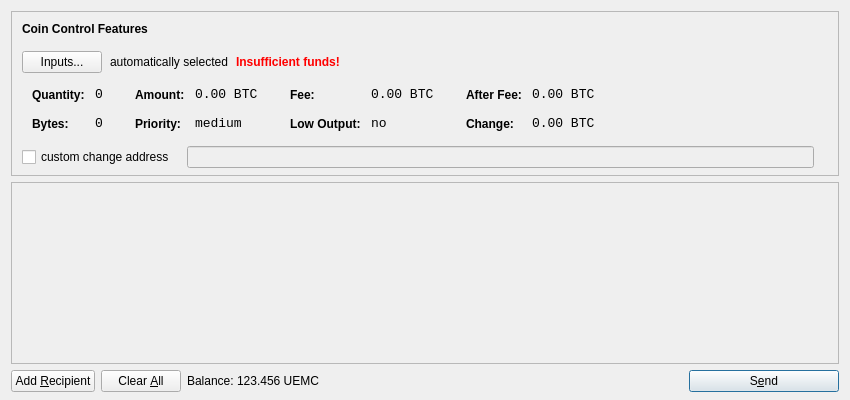
<?xml version="1.0" encoding="UTF-8"?>
<ui version="4.0">
 <class>SendCoinsDialog</class>
 <widget class="QDialog" name="SendCoinsDialog">
  <property name="geometry">
   <rect>
    <x>0</x>
    <y>0</y>
    <width>850</width>
    <height>400</height>
   </rect>
  </property>
  <property name="windowTitle">
   <string>Send Coins</string>
  </property>
  <layout class="QVBoxLayout" name="verticalLayout" stretch="0,1,0">
   <property name="bottomMargin">
    <number>8</number>
   </property>
   <item>
    <widget class="QFrame" name="frameCoinControl">
     <property name="sizePolicy">
      <sizepolicy hsizetype="Expanding" vsizetype="Expanding">
       <horstretch>0</horstretch>
       <verstretch>0</verstretch>
      </sizepolicy>
     </property>
     <property name="maximumSize">
      <size>
       <width>16777215</width>
       <height>16777215</height>
      </size>
     </property>
     <property name="frameShape">
      <enum>QFrame::StyledPanel</enum>
     </property>
     <property name="frameShadow">
      <enum>QFrame::Sunken</enum>
     </property>
     <layout class="QVBoxLayout" name="verticalLayoutCoinControl2">
      <property name="spacing">
       <number>-1</number>
      </property>
      <property name="leftMargin">
       <number>0</number>
      </property>
      <property name="topMargin">
       <number>0</number>
      </property>
      <property name="rightMargin">
       <number>0</number>
      </property>
      <property name="bottomMargin">
       <number>6</number>
      </property>
      <item>
       <layout class="QVBoxLayout" name="verticalLayoutCoinControl" stretch="0,0,0,0,1">
        <property name="spacing">
         <number>0</number>
        </property>
        <property name="leftMargin">
         <number>10</number>
        </property>
        <property name="topMargin">
         <number>10</number>
        </property>
        <item>
         <layout class="QHBoxLayout" name="horizontalLayoutCoinControl1">
          <property name="bottomMargin">
           <number>15</number>
          </property>
          <item>
           <widget class="QLabel" name="labelCoinControlFeatures">
            <property name="sizePolicy">
             <sizepolicy hsizetype="Preferred" vsizetype="Maximum">
              <horstretch>0</horstretch>
              <verstretch>0</verstretch>
             </sizepolicy>
            </property>
            <property name="font">
             <font>
              <weight>75</weight>
              <bold>true</bold>
             </font>
            </property>
            <property name="styleSheet">
             <string notr="true">font-weight:bold;</string>
            </property>
            <property name="text">
             <string>Coin Control Features</string>
            </property>
           </widget>
          </item>
         </layout>
        </item>
        <item>
         <layout class="QHBoxLayout" name="horizontalLayoutCoinControl2" stretch="0,0,0,0">
          <property name="spacing">
           <number>8</number>
          </property>
          <property name="bottomMargin">
           <number>10</number>
          </property>
          <item>
           <widget class="QPushButton" name="pushButtonCoinControl">
            <property name="styleSheet">
             <string notr="true"/>
            </property>
            <property name="text">
             <string>Inputs...</string>
            </property>
           </widget>
          </item>
          <item>
           <widget class="QLabel" name="labelCoinControlAutomaticallySelected">
            <property name="text">
             <string>automatically selected</string>
            </property>
            <property name="margin">
             <number>5</number>
            </property>
           </widget>
          </item>
          <item>
           <widget class="QLabel" name="labelCoinControlInsuffFunds">
            <property name="font">
             <font>
              <weight>75</weight>
              <bold>true</bold>
             </font>
            </property>
            <property name="styleSheet">
             <string notr="true">color:red;font-weight:bold;</string>
            </property>
            <property name="text">
             <string>Insufficient funds!</string>
            </property>
            <property name="margin">
             <number>5</number>
            </property>
           </widget>
          </item>
          <item>
           <spacer name="horizontalSpacerCoinControl">
            <property name="orientation">
             <enum>Qt::Horizontal</enum>
            </property>
            <property name="sizeHint" stdset="0">
             <size>
              <width>40</width>
              <height>1</height>
             </size>
            </property>
           </spacer>
          </item>
         </layout>
        </item>
        <item>
         <widget class="QWidget" name="widgetCoinControl" native="true">
          <property name="sizePolicy">
           <sizepolicy hsizetype="Preferred" vsizetype="Preferred">
            <horstretch>0</horstretch>
            <verstretch>0</verstretch>
           </sizepolicy>
          </property>
          <property name="minimumSize">
           <size>
            <width>0</width>
            <height>0</height>
           </size>
          </property>
          <property name="styleSheet">
           <string notr="true"/>
          </property>
          <layout class="QHBoxLayout" name="horizontalLayoutCoinControl5">
           <property name="margin">
            <number>0</number>
           </property>
           <item>
            <layout class="QHBoxLayout" name="horizontalLayoutCoinControl3" stretch="0,0,0,1">
             <property name="spacing">
              <number>20</number>
             </property>
             <property name="topMargin">
              <number>0</number>
             </property>
             <property name="bottomMargin">
              <number>10</number>
             </property>
             <item>
              <layout class="QFormLayout" name="formLayoutCoinControl1">
               <property name="horizontalSpacing">
                <number>10</number>
               </property>
               <property name="verticalSpacing">
                <number>14</number>
               </property>
               <property name="leftMargin">
                <number>10</number>
               </property>
               <property name="topMargin">
                <number>4</number>
               </property>
               <property name="rightMargin">
                <number>6</number>
               </property>
               <item row="0" column="0">
                <widget class="QLabel" name="labelCoinControlQuantityText">
                 <property name="styleSheet">
                  <string notr="true">font-weight:bold;</string>
                 </property>
                 <property name="text">
                  <string>Quantity:</string>
                 </property>
                 <property name="margin">
                  <number>0</number>
                 </property>
                </widget>
               </item>
               <item row="0" column="1">
                <widget class="QLabel" name="labelCoinControlQuantity">
                 <property name="font">
                  <font>
                   <family>Monospace</family>
                   <pointsize>10</pointsize>
                  </font>
                 </property>
                 <property name="cursor">
                  <cursorShape>IBeamCursor</cursorShape>
                 </property>
                 <property name="contextMenuPolicy">
                  <enum>Qt::ActionsContextMenu</enum>
                 </property>
                 <property name="text">
                  <string notr="true">0</string>
                 </property>
                 <property name="margin">
                  <number>0</number>
                 </property>
                 <property name="textInteractionFlags">
                  <set>Qt::LinksAccessibleByMouse|Qt::TextSelectableByKeyboard|Qt::TextSelectableByMouse</set>
                 </property>
                </widget>
               </item>
               <item row="1" column="0">
                <widget class="QLabel" name="labelCoinControlBytesText">
                 <property name="styleSheet">
                  <string notr="true">font-weight:bold;</string>
                 </property>
                 <property name="text">
                  <string>Bytes:</string>
                 </property>
                </widget>
               </item>
               <item row="1" column="1">
                <widget class="QLabel" name="labelCoinControlBytes">
                 <property name="font">
                  <font>
                   <family>Monospace</family>
                   <pointsize>10</pointsize>
                  </font>
                 </property>
                 <property name="cursor">
                  <cursorShape>IBeamCursor</cursorShape>
                 </property>
                 <property name="contextMenuPolicy">
                  <enum>Qt::ActionsContextMenu</enum>
                 </property>
                 <property name="text">
                  <string notr="true">0</string>
                 </property>
                 <property name="textInteractionFlags">
                  <set>Qt::LinksAccessibleByMouse|Qt::TextSelectableByKeyboard|Qt::TextSelectableByMouse</set>
                 </property>
                </widget>
               </item>
              </layout>
             </item>
             <item>
              <layout class="QFormLayout" name="formLayoutCoinControl2">
               <property name="horizontalSpacing">
                <number>10</number>
               </property>
               <property name="verticalSpacing">
                <number>14</number>
               </property>
               <property name="leftMargin">
                <number>6</number>
               </property>
               <property name="topMargin">
                <number>4</number>
               </property>
               <property name="rightMargin">
                <number>6</number>
               </property>
               <item row="0" column="0">
                <widget class="QLabel" name="labelCoinControlAmountText">
                 <property name="styleSheet">
                  <string notr="true">font-weight:bold;</string>
                 </property>
                 <property name="text">
                  <string>Amount:</string>
                 </property>
                 <property name="margin">
                  <number>0</number>
                 </property>
                </widget>
               </item>
               <item row="0" column="1">
                <widget class="QLabel" name="labelCoinControlAmount">
                 <property name="font">
                  <font>
                   <family>Monospace</family>
                   <pointsize>10</pointsize>
                  </font>
                 </property>
                 <property name="cursor">
                  <cursorShape>IBeamCursor</cursorShape>
                 </property>
                 <property name="contextMenuPolicy">
                  <enum>Qt::ActionsContextMenu</enum>
                 </property>
                 <property name="text">
                  <string notr="true">0.00 BTC</string>
                 </property>
                 <property name="textInteractionFlags">
                  <set>Qt::LinksAccessibleByMouse|Qt::TextSelectableByKeyboard|Qt::TextSelectableByMouse</set>
                 </property>
                </widget>
               </item>
               <item row="1" column="0">
                <widget class="QLabel" name="labelCoinControlPriorityText">
                 <property name="styleSheet">
                  <string notr="true">font-weight:bold;</string>
                 </property>
                 <property name="text">
                  <string>Priority:</string>
                 </property>
                </widget>
               </item>
               <item row="1" column="1">
                <widget class="QLabel" name="labelCoinControlPriority">
                 <property name="font">
                  <font>
                   <family>Monospace</family>
                   <pointsize>10</pointsize>
                  </font>
                 </property>
                 <property name="cursor">
                  <cursorShape>IBeamCursor</cursorShape>
                 </property>
                 <property name="contextMenuPolicy">
                  <enum>Qt::ActionsContextMenu</enum>
                 </property>
                 <property name="text">
                  <string>medium</string>
                 </property>
                 <property name="textInteractionFlags">
                  <set>Qt::LinksAccessibleByMouse|Qt::TextSelectableByKeyboard|Qt::TextSelectableByMouse</set>
                 </property>
                </widget>
               </item>
              </layout>
             </item>
             <item>
              <layout class="QFormLayout" name="formLayoutCoinControl3">
               <property name="horizontalSpacing">
                <number>10</number>
               </property>
               <property name="verticalSpacing">
                <number>14</number>
               </property>
               <property name="leftMargin">
                <number>6</number>
               </property>
               <property name="topMargin">
                <number>4</number>
               </property>
               <property name="rightMargin">
                <number>6</number>
               </property>
               <item row="0" column="0">
                <widget class="QLabel" name="labelCoinControlFeeText">
                 <property name="styleSheet">
                  <string notr="true">font-weight:bold;</string>
                 </property>
                 <property name="text">
                  <string>Fee:</string>
                 </property>
                 <property name="margin">
                  <number>0</number>
                 </property>
                </widget>
               </item>
               <item row="0" column="1">
                <widget class="QLabel" name="labelCoinControlFee">
                 <property name="font">
                  <font>
                   <family>Monospace</family>
                   <pointsize>10</pointsize>
                  </font>
                 </property>
                 <property name="cursor">
                  <cursorShape>IBeamCursor</cursorShape>
                 </property>
                 <property name="contextMenuPolicy">
                  <enum>Qt::ActionsContextMenu</enum>
                 </property>
                 <property name="text">
                  <string notr="true">0.00 BTC</string>
                 </property>
                 <property name="textInteractionFlags">
                  <set>Qt::LinksAccessibleByMouse|Qt::TextSelectableByKeyboard|Qt::TextSelectableByMouse</set>
                 </property>
                </widget>
               </item>
               <item row="1" column="0">
                <widget class="QLabel" name="labelCoinControlLowOutputText">
                 <property name="styleSheet">
                  <string notr="true">font-weight:bold;</string>
                 </property>
                 <property name="text">
                  <string>Low Output:</string>
                 </property>
                </widget>
               </item>
               <item row="1" column="1">
                <widget class="QLabel" name="labelCoinControlLowOutput">
                 <property name="font">
                  <font>
                   <family>Monospace</family>
                   <pointsize>10</pointsize>
                  </font>
                 </property>
                 <property name="cursor">
                  <cursorShape>IBeamCursor</cursorShape>
                 </property>
                 <property name="contextMenuPolicy">
                  <enum>Qt::ActionsContextMenu</enum>
                 </property>
                 <property name="text">
                  <string>no</string>
                 </property>
                 <property name="textInteractionFlags">
                  <set>Qt::LinksAccessibleByMouse|Qt::TextSelectableByKeyboard|Qt::TextSelectableByMouse</set>
                 </property>
                </widget>
               </item>
              </layout>
             </item>
             <item>
              <layout class="QFormLayout" name="formLayoutCoinControl4">
               <property name="horizontalSpacing">
                <number>10</number>
               </property>
               <property name="verticalSpacing">
                <number>14</number>
               </property>
               <property name="leftMargin">
                <number>6</number>
               </property>
               <property name="topMargin">
                <number>4</number>
               </property>
               <property name="rightMargin">
                <number>6</number>
               </property>
               <item row="0" column="0">
                <widget class="QLabel" name="labelCoinControlAfterFeeText">
                 <property name="styleSheet">
                  <string notr="true">font-weight:bold;</string>
                 </property>
                 <property name="text">
                  <string>After Fee:</string>
                 </property>
                 <property name="margin">
                  <number>0</number>
                 </property>
                </widget>
               </item>
               <item row="0" column="1">
                <widget class="QLabel" name="labelCoinControlAfterFee">
                 <property name="font">
                  <font>
                   <family>Monospace</family>
                   <pointsize>10</pointsize>
                  </font>
                 </property>
                 <property name="cursor">
                  <cursorShape>IBeamCursor</cursorShape>
                 </property>
                 <property name="contextMenuPolicy">
                  <enum>Qt::ActionsContextMenu</enum>
                 </property>
                 <property name="text">
                  <string notr="true">0.00 BTC</string>
                 </property>
                 <property name="textInteractionFlags">
                  <set>Qt::LinksAccessibleByMouse|Qt::TextSelectableByKeyboard|Qt::TextSelectableByMouse</set>
                 </property>
                </widget>
               </item>
               <item row="1" column="0">
                <widget class="QLabel" name="labelCoinControlChangeText">
                 <property name="styleSheet">
                  <string notr="true">font-weight:bold;</string>
                 </property>
                 <property name="text">
                  <string>Change:</string>
                 </property>
                </widget>
               </item>
               <item row="1" column="1">
                <widget class="QLabel" name="labelCoinControlChange">
                 <property name="font">
                  <font>
                   <family>Monospace</family>
                   <pointsize>10</pointsize>
                  </font>
                 </property>
                 <property name="cursor">
                  <cursorShape>IBeamCursor</cursorShape>
                 </property>
                 <property name="contextMenuPolicy">
                  <enum>Qt::ActionsContextMenu</enum>
                 </property>
                 <property name="text">
                  <string notr="true">0.00 BTC</string>
                 </property>
                 <property name="textInteractionFlags">
                  <set>Qt::LinksAccessibleByMouse|Qt::TextSelectableByKeyboard|Qt::TextSelectableByMouse</set>
                 </property>
                </widget>
               </item>
              </layout>
             </item>
            </layout>
           </item>
          </layout>
         </widget>
        </item>
        <item>
         <layout class="QHBoxLayout" name="horizontalLayoutCoinControl4" stretch="0,0,0">
          <property name="spacing">
           <number>12</number>
          </property>
          <property name="sizeConstraint">
           <enum>QLayout::SetDefaultConstraint</enum>
          </property>
          <property name="topMargin">
           <number>5</number>
          </property>
          <property name="rightMargin">
           <number>5</number>
          </property>
          <item>
           <widget class="QCheckBox" name="checkBoxCoinControlChange">
            <property name="text">
             <string>custom change address</string>
            </property>
           </widget>
          </item>
          <item>
           <widget class="QLineEdit" name="lineEditCoinControlChange">
            <property name="enabled">
             <bool>false</bool>
            </property>
            <property name="sizePolicy">
             <sizepolicy hsizetype="Expanding" vsizetype="Fixed">
              <horstretch>0</horstretch>
              <verstretch>0</verstretch>
             </sizepolicy>
            </property>
           </widget>
          </item>
          <item>
           <widget class="QLabel" name="labelCoinControlChangeLabel">
            <property name="sizePolicy">
             <sizepolicy hsizetype="Preferred" vsizetype="Expanding">
              <horstretch>0</horstretch>
              <verstretch>0</verstretch>
             </sizepolicy>
            </property>
            <property name="minimumSize">
             <size>
              <width>0</width>
              <height>0</height>
             </size>
            </property>
            <property name="text">
             <string/>
            </property>
            <property name="margin">
             <number>3</number>
            </property>
           </widget>
          </item>
         </layout>
        </item>
        <item>
         <spacer name="verticalSpacerCoinControl">
          <property name="orientation">
           <enum>Qt::Vertical</enum>
          </property>
          <property name="sizeHint" stdset="0">
           <size>
            <width>800</width>
            <height>1</height>
           </size>
          </property>
         </spacer>
        </item>
       </layout>
      </item>
     </layout>
    </widget>
   </item>
   <item>
    <widget class="QScrollArea" name="scrollArea">
     <property name="widgetResizable">
      <bool>true</bool>
     </property>
     <widget class="QWidget" name="scrollAreaWidgetContents">
      <property name="geometry">
       <rect>
        <x>0</x>
        <y>0</y>
        <width>830</width>
        <height>165</height>
       </rect>
      </property>
      <layout class="QVBoxLayout" name="verticalLayout_2">
       <property name="margin">
        <number>0</number>
       </property>
       <item>
        <layout class="QVBoxLayout" name="entries">
         <property name="spacing">
          <number>6</number>
         </property>
        </layout>
       </item>
       <item>
        <spacer name="verticalSpacer">
         <property name="orientation">
          <enum>Qt::Vertical</enum>
         </property>
         <property name="sizeHint" stdset="0">
          <size>
           <width>20</width>
           <height>40</height>
          </size>
         </property>
        </spacer>
       </item>
      </layout>
     </widget>
    </widget>
   </item>
   <item>
    <layout class="QHBoxLayout" name="horizontalLayout">
     <item>
      <widget class="QPushButton" name="addButton">
       <property name="toolTip">
        <string>Send to multiple recipients at once</string>
       </property>
       <property name="text">
        <string>Add &amp;Recipient</string>
       </property>
       <property name="icon">
        <iconset resource="../bitcoin.qrc">
         <normaloff>:/icons/add</normaloff>:/icons/add</iconset>
       </property>
       <property name="autoDefault">
        <bool>false</bool>
       </property>
      </widget>
     </item>
     <item>
      <widget class="QPushButton" name="clearButton">
       <property name="sizePolicy">
        <sizepolicy hsizetype="Minimum" vsizetype="Fixed">
         <horstretch>0</horstretch>
         <verstretch>0</verstretch>
        </sizepolicy>
       </property>
       <property name="toolTip">
        <string>Remove all transaction fields</string>
       </property>
       <property name="text">
        <string>Clear &amp;All</string>
       </property>
       <property name="icon">
        <iconset resource="../bitcoin.qrc">
         <normaloff>:/icons/remove</normaloff>:/icons/remove</iconset>
       </property>
       <property name="autoRepeatDelay">
        <number>300</number>
       </property>
       <property name="autoDefault">
        <bool>false</bool>
       </property>
      </widget>
     </item>
     <item>
      <layout class="QHBoxLayout" name="horizontalLayout_2">
       <property name="spacing">
        <number>3</number>
       </property>
       <item>
        <widget class="QLabel" name="label">
         <property name="text">
          <string>Balance:</string>
         </property>
        </widget>
       </item>
       <item>
        <widget class="QLabel" name="labelBalance">
         <property name="cursor">
          <cursorShape>IBeamCursor</cursorShape>
         </property>
         <property name="text">
          <string>123.456 UEMC</string>
         </property>
         <property name="textInteractionFlags">
          <set>Qt::LinksAccessibleByMouse|Qt::TextSelectableByKeyboard|Qt::TextSelectableByMouse</set>
         </property>
        </widget>
       </item>
      </layout>
     </item>
     <item>
      <spacer name="horizontalSpacer">
       <property name="orientation">
        <enum>Qt::Horizontal</enum>
       </property>
       <property name="sizeHint" stdset="0">
        <size>
         <width>40</width>
         <height>20</height>
        </size>
       </property>
      </spacer>
     </item>
     <item>
      <widget class="QPushButton" name="sendButton">
       <property name="minimumSize">
        <size>
         <width>150</width>
         <height>0</height>
        </size>
       </property>
       <property name="toolTip">
        <string>Confirm the send action</string>
       </property>
       <property name="text">
        <string>S&amp;end</string>
       </property>
       <property name="icon">
        <iconset resource="../bitcoin.qrc">
         <normaloff>:/icons/send</normaloff>:/icons/send</iconset>
       </property>
       <property name="default">
        <bool>true</bool>
       </property>
      </widget>
     </item>
    </layout>
   </item>
  </layout>
 </widget>
 <resources>
  <include location="../bitcoin.qrc"/>
 </resources>
 <connections/>
</ui>
